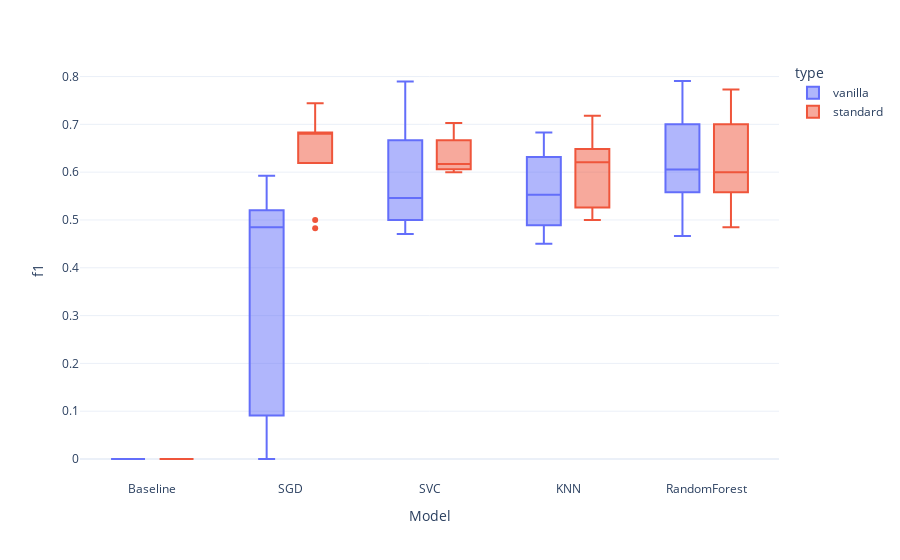

The notebook cell this image was saved under:
### Code cell
# compare pipeline perf
def compare_pipeline(models1, models2):
    df = pd.concat([models1.table, models2.table])
    display(px.box(df, x="Model", y="accuracy", color="type"))
    return df.pivot_table(values="accuracy", index="Model", columns="type")

compare_pipeline(models, preprocess_models)

### Figure 1 — Plotly figure (JSON) as saved in the notebook; plotly's stock layout.template omitted (floating-point values rounded to 4 significant figures)
{"data": [{"alignmentgroup": "True", "hovertemplate": "type=vanilla<br>Model=%{x}<br>f1=%{y}<extra></extra>", "legendgroup": "vanilla", "marker": {"color": "#636efa"}, "name": "vanilla", "notched": false, "offsetgroup": "vanilla", "orientation": "v", "showlegend": true, "type": "box", "x": ["Baseline", "Baseline", "Baseline", "Baseline", "Baseline", "Baseline", "Baseline", "Baseline", "Baseline", "Baseline", "SGD", "SGD", "SGD", "SGD", "SGD", "SGD", "SGD", "SGD", "SGD", "SGD", "SVC", "SVC", "SVC", "SVC", "SVC", "SVC", "SVC", "SVC", "SVC", "SVC", "KNN", "KNN", "KNN", "KNN", "KNN", "KNN", "KNN", "KNN", "KNN", "KNN", "RandomForest", "RandomForest", "RandomForest", "RandomForest", "RandomForest", "RandomForest", "RandomForest", "RandomForest", "RandomForest", "RandomForest"], "x0": " ", "xaxis": "x", "y": [0, 0, 0, 0, 0, 0, 0, 0, 0, 0, 0.5926, 0.08333, 0.5915, 0.4828, 0.1739, 0.09091, 0.5205, 0.5122, 0, 0.4865, 0.5405, 0.75, 0.6667, 0.4706, 0.4706, 0.5, 0.5517, 0.5143, 0.7895, 0.5882, 0.55, 0.5909, 0.4889, 0.5556, 0.5455, 0.45, 0.4706, 0.6829, 0.6829, 0.6316, 0.6, 0.5581, 0.7907, 0.4706, 0.5854, 0.6154, 0.4667, 0.7179, 0.7, 0.6111], "y0": " ", "yaxis": "y"}, {"alignmentgroup": "True", "hovertemplate": "type=standard<br>Model=%{x}<br>f1=%{y}<extra></extra>", "legendgroup": "standard", "marker": {"color": "#EF553B"}, "name": "standard", "notched": false, "offsetgroup": "standard", "orientation": "v", "showlegend": true, "type": "box", "x": ["Baseline", "Baseline", "Baseline", "Baseline", "Baseline", "Baseline", "Baseline", "Baseline", "Baseline", "Baseline", "SGD", "SGD", "SGD", "SGD", "SGD", "SGD", "SGD", "SGD", "SGD", "SGD", "SVC", "SVC", "SVC", "SVC", "SVC", "SVC", "SVC", "SVC", "SVC", "SVC", "KNN", "KNN", "KNN", "KNN", "KNN", "KNN", "KNN", "KNN", "KNN", "KNN", "RandomForest", "RandomForest", "RandomForest", "RandomForest", "RandomForest", "RandomForest", "RandomForest", "RandomForest", "RandomForest", "RandomForest"], "x0": " ", "xaxis": "x", "y": [0, 0, 0, 0, 0, 0, 0, 0, 0, 0, 0.619, 0.6829, 0.6786, 0.6977, 0.5, 0.4828, 0.7442, 0.6818, 0.6829, 0.6531, 0.6, 0.619, 0.6667, 0.6111, 0.6, 0.6154, 0.6061, 0.6667, 0.7027, 0.6286, 0.5, 0.619, 0.7111, 0.5263, 0.6222, 0.6486, 0.5143, 0.5789, 0.6286, 0.7179, 0.6, 0.5581, 0.7727, 0.4848, 0.5854, 0.6, 0.5161, 0.7179, 0.7, 0.6111], "y0": " ", "yaxis": "y"}], "layout": {"boxmode": "group", "legend": {"title": {"text": "type"}, "tracegroupgap": 0}, "margin": {"t": 60}, "xaxis": {"anchor": "y", "domain": [0, 1], "title": {"text": "Model"}}, "yaxis": {"anchor": "x", "domain": [0, 1], "title": {"text": "f1"}}}}
